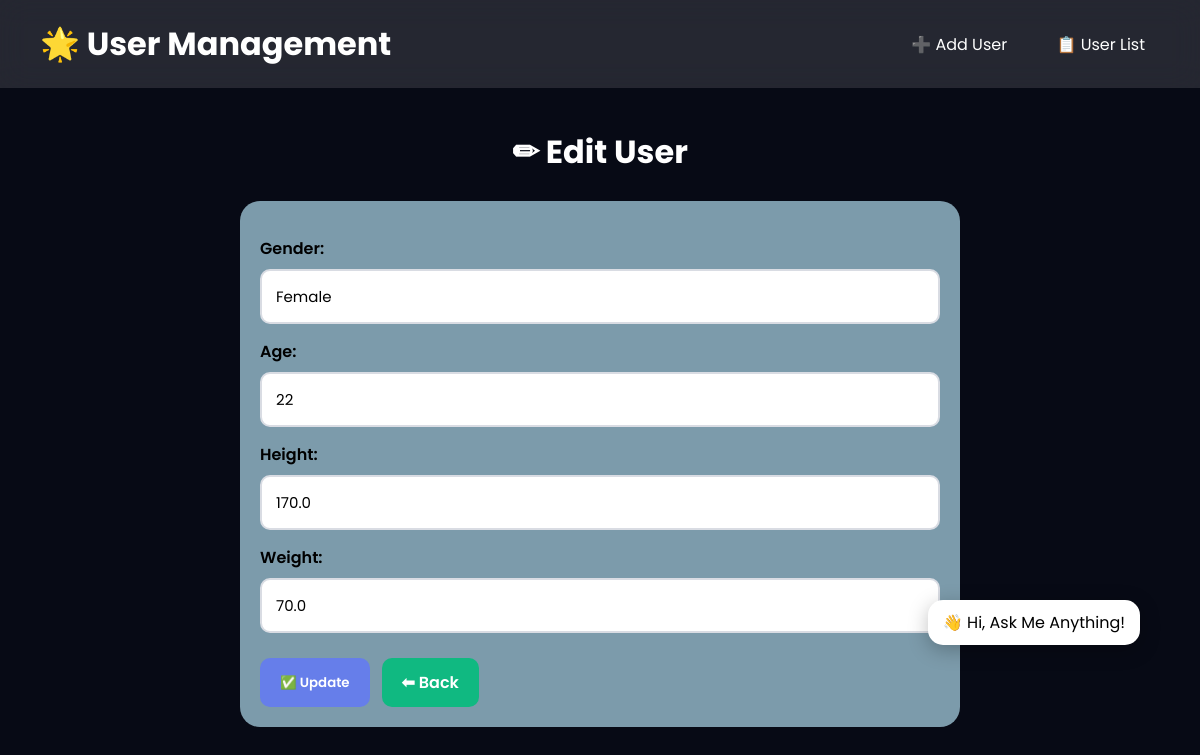
/myapp/edit/2/, run on the app's committed database.
### myapp/models.py (models this page shows, shortened)
class profile(models.Model):
    gender = models.CharField(max_length=10)
    age = models.IntegerField()
    height = models.FloatField()
    weight = models.FloatField()

### myapp/views.py (the view)
# urls.py: path('edit/<int:id>/', views.edit_user, name='edit_user'),
def edit_user(request, id):                        #edit given data
    user = get_object_or_404(profile, id=id)       #show error if there is no data
    form = ProfileForm(request.POST or None, instance=user) #update same recorded data
    if form.is_valid():                                #if it is ther it will show
        form.save()
        messages.success(request, "User updated successfully")
        return redirect('list_users')
    return render(request, 'edit_user.html', {'form': form})

### myapp/forms.py
class ProfileForm(forms.ModelForm):
    class Meta:                                                     #usees how the form behves
        model = profile
        fields = ['gender', 'age', 'height', 'weight']                   #profile table

### myapp/templates/edit_user.html (shortened to what this page needs)
{% extends 'base.html' %}
{% block body_class %}edit-page{% endblock %}
{% block content %}
<h2 class="page-title">✏ Edit User</h2>
<div class="card">
<form method="post">
    {{ form.as_p }}
    <div class="form-actions">
        <button type="submit">✅ Update</button>
        <a href="{% url 'list_users' %}" class="btn btn-secondary">⬅ Back</a>
    </div>
</form>
</div>
{% endblock %}

### myapp/templates/base.html (style rules this page uses)
* { margin: 0; padding: 0; box-sizing: border-box; font-family: "Poppins", sans-serif; }
html, body { width:100%; overflow-x:hidden; }
body { min-height: 100vh; background:#0b1020; }
body::before { content: ""; position: fixed; top: 0; left: 0; width: 100%; height: 100%; background: rgba(0, 0, 0, 0.35); z-index: -1; }
.page-title { color: white; text-align: center; margin-bottom: 25px; font-size: 32px; }
.card { width: 60%; margin: 20px auto; padding: 20px; border-radius: 20px; background: rgb(124, 155, 171); }
label { display: block; margin-top: 15px; margin-bottom: 8px; font-weight: 600; }
input { width: 100%; padding: 14px; border: 2px solid #d9dce3; border-radius: 10px; font-size: 15px; }
.form-actions { margin-top: 25px; display: flex; gap: 12px; }
button, .btn { padding: 12px 20px; border: none; border-radius: 10px; text-decoration: none; font-weight: 600; cursor: pointer; }
button { background: #667eea; color: #ffffff; }
.btn-secondary { background: #10b981; color: white; }

### data on the page
profile: gender "Female", age "22", height "170.0", weight "70.0"
